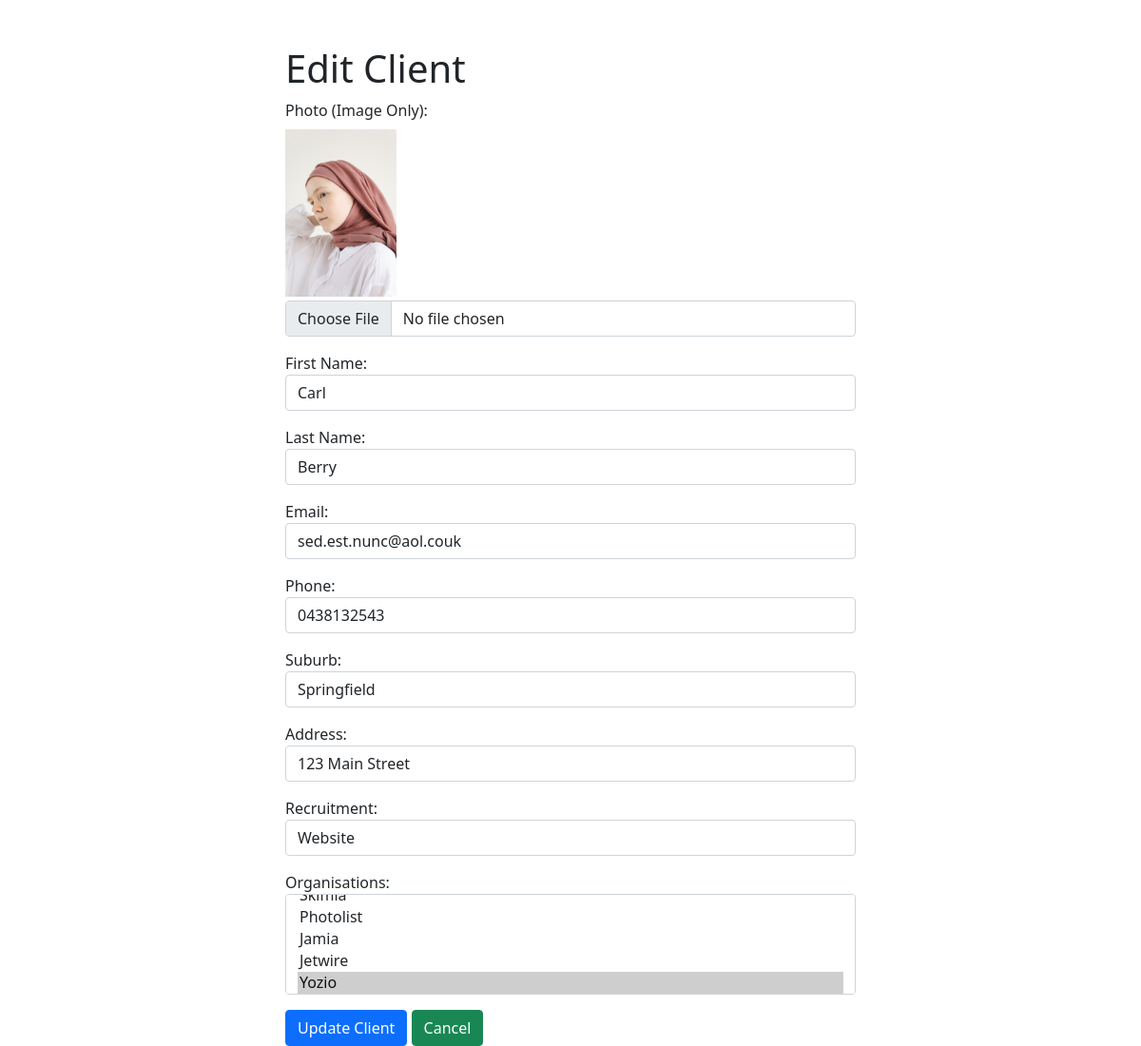
/Clients/update.php?id=5 (signed in), run on the app's committed database.
### tables this page shows
CREATE TABLE `clients` (
  `id` int(11) NOT NULL,
  `photo` text NOT NULL,
  `fname` char(50) NOT NULL,
  `lname` char(50) NOT NULL,
  `email` char(255) NOT NULL,
  `phone` char(12) NOT NULL,
  `suburb` varchar(250) NOT NULL,
  `address` varchar(250) NOT NULL,
  `recruitment` varchar(100) DEFAULT NULL
);

### Clients/update.php (the view, shortened to what this page needs)
<?php
require_once("../Auth/authenticate.php");
if (isset($_GET['id'])) {
    $client_id = $_GET['id'];
    $clientQuery = "SELECT * FROM clients
            WHERE id = :client_id";
    $clientStmt = $dbh->prepare($clientQuery);
    $clientStmt->bindParam(':client_id', $client_id, PDO::PARAM_INT);
    $clientStmt->execute();
    $client = $clientStmt->fetch(PDO::FETCH_ASSOC);
    $organisations = [];
    $orgQuery = "SELECT id, name FROM organisations";
    $orgStmt = $dbh->prepare($orgQuery);
    $orgStmt->execute();
    $organisations = $orgStmt->fetchAll(PDO::FETCH_ASSOC);
    $clientsOrganisations = [];
    $coQuery = "SELECT organisation_id FROM clients_organisations WHERE client_id = :clientid";
    $coStmt = $dbh->prepare($coQuery);
    $coStmt->bindParam(':clientid', $client_id, PDO::PARAM_INT);
    $coStmt->execute();
    while ($row = $coStmt->fetch(PDO::FETCH_ASSOC)) {
        $clientsOrganisations[] = $row['organisation_id'];
    }
}
    else {
    header("Location: ../Clients/index.php");
    exit();
}
?>
<!DOCTYPE html>
<html lang="en">
<head>
    <link href="https://cdn.jsdelivr.net/npm/bootstrap@5.0.2/dist/css/bootstrap.min.css" rel="stylesheet"
>
    <link rel="stylesheet" href="../styles.css">
</head>
<body>
<div class="form-container mt-5">
    <h1>Edit Client</h1>
    <form method="POST" action="" enctype="multipart/form-data">
        <div class="mb-3">
            <label for="image" class="form-label">Photo (Image Only):</label><br>
            <img src="<?= APP_URL_PATH ?>/clients_profiles/<?= rawurlencode($client['photo']) ?>" alt="Client Photo" id="profile-photo" class="img-fluid mb-1"><br>
            <input type="file" name="image" id="image" accept="image/*" class="form-control">
        </div>
        <div class="mb-3">
            <label for="fname">First Name:</label>
            <input type="text" name="fname" id="fname" class="form-control"
                   title="Names must include only letters - no special characters" placeholder="John" maxlength="50"
                   pattern="[A-Za-z]+" value="<?= $client['fname'] ?>" required>
        </div>
        <div class="mb-3">
            <label for="lname">Last Name:</label>
            <input type="text" name="lname" id="lname" class="form-control"
                   title="Names must include only letters - no special characters" placeholder="John" maxlength="50"
                   pattern="[A-Za-z]+" value="<?= $client['lname'] ?>" required>
        </div>
        <div class="mb-3">
            <label for="email">Email:</label>
            <input type="email" class="form-control" id="email" name="email" placeholder="Enter email address"
                   maxlength="254" pattern="[a-z0-9._%+\-]+@[a-z0-9.\-]+\.[a-z]{2,}$" value="<?= $client['email'] ?>"
                   required>
        </div>
        <div class="mb-3">
            <label for="phone">Phone:</label>
            <input type="text" class="form-control" id="phone" name="phone"
                   title="Phone input must match an Australian mobile" placeholder="Enter Australian mobile"
                   maxlength="12" pattern="^(\+?\(61\)|\(\+?61\)|\+?61|\(0[1-9]\)|0[1-9])?( ?-?[0-9]){7,9}$"
                   value="<?= $client['phone'] ?>" required>
        </div>
        <div class="mb-3">
            <label for="suburb">Suburb:</label>
            <input type="text" class="form-control" id="suburb" name="suburb" placeholder="Enter Address"
                   title="Entry must be less than 250 characters" maxlength="250" value="<?= $client['suburb'] ?>"
                   required>
        </div>
        <div class="mb-3">
            <label for="address">Address:</label>
            <input type="text" class="form-control" id="address" name="address" placeholder="Enter Address"
                   title="Entry must be less than 250 characters" maxlength="250" value="<?= $client['address'] ?>"
                   required>
        </div>
        <div class="mb-3">
            <label for="recruitment">Recruitment:</label>
            <input type="text" class="form-control" id="recruitment" name="recruitment"
                   maxlength="100" title="Entry must be less than 100 characters" placeholder="Enter recruitment method"
                   value="<?= $client['recruitment'] ?>">
        </div>
        <div class="mb-3">
            <label for="organisations">Organisations:</label>
            <select class="form-control selectpicker" id="organisations" name="organisations[]" multiple data-live-search="true">
                <?php foreach ($organisations as $organisation): ?>
                    <?php
                    $isSelected = in_array($organisation['id'], $clientsOrganisations);
                    ?>
                    <option value="<?php echo $organisation['id']; ?>" <?php if ($isSelected) echo 'selected'; ?>>
                        <?php echo $organisation['name']; ?>
                    </option>
                <?php endforeach; ?>
            </select>
        </div>
        <button type="submit" class="btn btn-primary buttons" name="update">Update Client</button>
        <a href="../Clients/index.php" class="btn btn-success buttons">Cancel</a>
    </form>
</div>
</body>
</html>

### styles.css (style rules this page uses)
.form-container { display: block; margin: auto; width: 50%; }
#profile-photo { max-height: 176px; max-width: 150px; }

### data on the page
clients: photo (picture), fname "Carl", lname "Berry", email "sed.est.nunc@aol.couk", phone "0438132543", suburb "Springfield", address "123 Main Street", recruitment "Website"

### other printed values
form field value "Photolist / Jamia / Jetwire / Yozio ☑"
